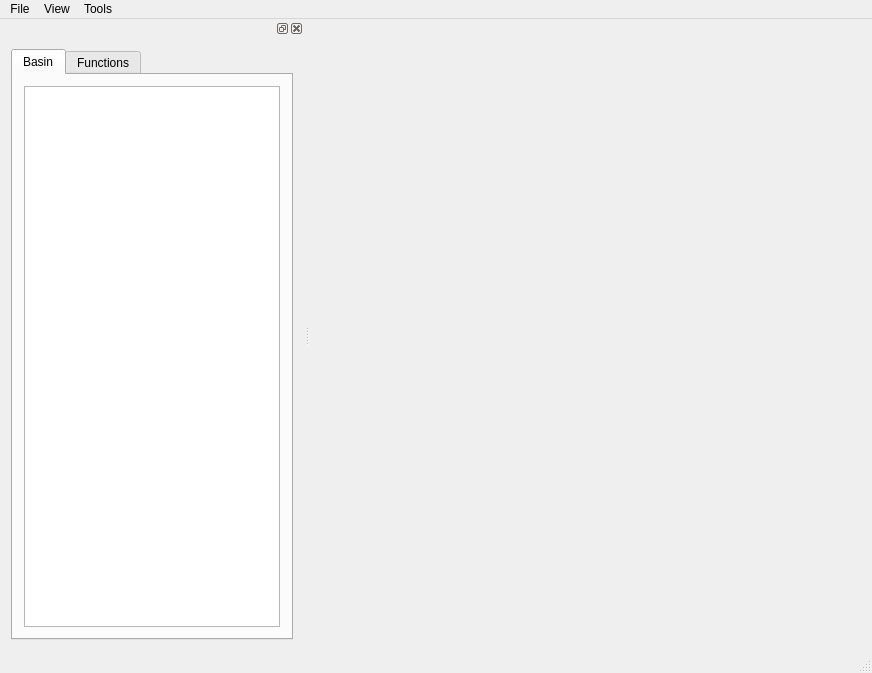
<?xml version="1.0" encoding="UTF-8"?>
<ui version="4.0">
 <class>MainWindow</class>
 <widget class="QMainWindow" name="MainWindow">
  <property name="geometry">
   <rect>
    <x>0</x>
    <y>0</y>
    <width>872</width>
    <height>673</height>
   </rect>
  </property>
  <property name="sizePolicy">
   <sizepolicy hsizetype="Expanding" vsizetype="Expanding">
    <horstretch>0</horstretch>
    <verstretch>0</verstretch>
   </sizepolicy>
  </property>
  <property name="windowTitle">
   <string>MainWindow</string>
  </property>
  <widget class="QWidget" name="centralWidget">
   <property name="sizePolicy">
    <sizepolicy hsizetype="Expanding" vsizetype="Expanding">
     <horstretch>0</horstretch>
     <verstretch>0</verstretch>
    </sizepolicy>
   </property>
   <layout class="QGridLayout" name="gridLayout"/>
  </widget>
  <widget class="QMenuBar" name="menuBar">
   <property name="geometry">
    <rect>
     <x>0</x>
     <y>0</y>
     <width>872</width>
     <height>21</height>
    </rect>
   </property>
   <widget class="QMenu" name="menuFile">
    <property name="title">
     <string>File</string>
    </property>
    <widget class="QMenu" name="menuSave">
     <property name="title">
      <string>Save</string>
     </property>
     <addaction name="actionHRU_raster"/>
     <addaction name="actionHRU_parameters"/>
    </widget>
    <addaction name="actionImport_file"/>
    <addaction name="menuSave"/>
    <addaction name="separator"/>
    <addaction name="actionClose"/>
   </widget>
   <widget class="QMenu" name="menuTools">
    <property name="title">
     <string>Tools</string>
    </property>
    <addaction name="actionGenerate_HRUs"/>
   </widget>
   <widget class="QMenu" name="menuView">
    <property name="title">
     <string>View</string>
    </property>
    <addaction name="actionHRU_paramaters"/>
   </widget>
   <addaction name="menuFile"/>
   <addaction name="menuView"/>
   <addaction name="menuTools"/>
  </widget>
  <widget class="QStatusBar" name="statusBar"/>
  <widget class="QDockWidget" name="dockWidget_3">
   <property name="features">
    <set>QDockWidget::AllDockWidgetFeatures</set>
   </property>
   <attribute name="dockWidgetArea">
    <number>1</number>
   </attribute>
   <widget class="QWidget" name="dockWidgetContents_3">
    <layout class="QHBoxLayout" name="horizontalLayout_3">
     <item>
      <widget class="QTabWidget" name="tabWidget">
       <property name="tabShape">
        <enum>QTabWidget::Rounded</enum>
       </property>
       <property name="currentIndex">
        <number>0</number>
       </property>
       <widget class="QWidget" name="tab">
        <attribute name="title">
         <string>Basin</string>
        </attribute>
        <layout class="QHBoxLayout" name="horizontalLayout">
         <item>
          <widget class="LCTreeView" name="lc_treeview">
           <property name="contextMenuPolicy">
            <enum>Qt::CustomContextMenu</enum>
           </property>
           <property name="editTriggers">
            <set>QAbstractItemView::NoEditTriggers</set>
           </property>
           <property name="dragEnabled">
            <bool>true</bool>
           </property>
           <property name="dragDropMode">
            <enum>QAbstractItemView::DragDrop</enum>
           </property>
           <property name="headerHidden">
            <bool>true</bool>
           </property>
          </widget>
         </item>
        </layout>
       </widget>
       <widget class="QWidget" name="tab_2">
        <attribute name="title">
         <string>Functions</string>
        </attribute>
        <layout class="QHBoxLayout" name="horizontalLayout_2">
         <item>
          <widget class="QTreeView" name="treeView">
           <property name="mouseTracking">
            <bool>true</bool>
           </property>
           <property name="editTriggers">
            <set>QAbstractItemView::NoEditTriggers</set>
           </property>
           <property name="headerHidden">
            <bool>true</bool>
           </property>
          </widget>
         </item>
        </layout>
       </widget>
      </widget>
     </item>
    </layout>
   </widget>
  </widget>
  <action name="actionClose">
   <property name="text">
    <string>Exit</string>
   </property>
  </action>
  <action name="actionGenerate_HRUs_from_selected">
   <property name="text">
    <string>Generate HRUs</string>
   </property>
  </action>
  <action name="actionPrimary">
   <property name="text">
    <string>Primary</string>
   </property>
  </action>
  <action name="actionSecondary">
   <property name="enabled">
    <bool>false</bool>
   </property>
   <property name="text">
    <string>Secondary</string>
   </property>
  </action>
  <action name="actionGenerate_HRUs">
   <property name="text">
    <string>Generate HRUs</string>
   </property>
  </action>
  <action name="actionImport_file">
   <property name="text">
    <string>Import file</string>
   </property>
  </action>
  <action name="actionHRU_paramaters">
   <property name="text">
    <string>HRU paramaters</string>
   </property>
  </action>
  <action name="actionAbout">
   <property name="text">
    <string>About</string>
   </property>
  </action>
  <action name="actionHelp">
   <property name="text">
    <string>Help</string>
   </property>
  </action>
  <action name="actionHRU_raster">
   <property name="text">
    <string>HRU raster</string>
   </property>
  </action>
  <action name="actionHRU_parameters">
   <property name="text">
    <string>HRU parameters</string>
   </property>
  </action>
 </widget>
 <layoutdefault spacing="6" margin="11"/>
 <customwidgets>
  <customwidget>
   <class>LCTreeView</class>
   <extends>QTreeView</extends>
   <header>lctreeview</header>
  </customwidget>
 </customwidgets>
 <resources/>
 <connections/>
</ui>
